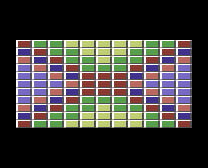

This game map was drawn from its Tiled (.tmx) file and the tilesets committed beside it. A one-line description and the full map source follow:
An orthogonal 13x21 tile map with 16x8 px tiles, 1 tile layer (Kachelebene 1).

<map version="1.9" tiledversion="1.9.0" orientation="orthogonal" renderorder="right-down" width="13" height="21" tilewidth="16" tileheight="8" infinite="0" nextlayerid="2" nextobjectid="1">
 <tileset firstgid="1" source="tiles1.tsx" />
 <layer id="1" name="Kachelebene 1" width="13" height="21">
  <data encoding="csv">
0,0,0,0,0,0,0,0,0,0,0,0,0,
0,0,0,0,0,0,0,0,0,0,0,0,0,
0,0,0,0,0,0,0,0,0,0,0,0,0,
0,0,0,0,0,0,0,0,0,0,0,0,0,
0,0,0,0,0,0,0,0,0,0,0,0,0,
0,3,6,6,8,8,8,8,8,6,6,3,0,
0,7,3,6,6,8,8,8,6,6,3,7,0,
0,11,7,3,6,6,8,6,6,3,7,11,0,
0,15,11,7,3,6,6,6,3,7,11,15,0,
0,15,15,11,7,3,3,3,7,11,15,15,0,
0,15,15,15,11,3,3,3,11,15,15,15,0,
0,15,15,11,7,3,3,3,7,11,15,15,0,
0,15,11,7,3,6,6,6,3,7,11,15,0,
0,11,7,3,6,6,8,6,6,3,7,11,0,
0,7,3,6,6,8,8,8,8,6,3,7,0,
0,3,6,6,8,8,8,8,8,6,6,3,0,
0,0,0,0,0,0,0,0,0,0,0,0,0,
0,0,0,0,0,0,0,0,0,0,0,0,0,
0,0,0,0,0,0,0,0,0,0,0,0,0,
0,0,0,0,0,0,0,0,0,0,0,0,0,
0,0,0,0,0,0,0,0,0,0,0,0,0
</data>
 </layer>
</map>